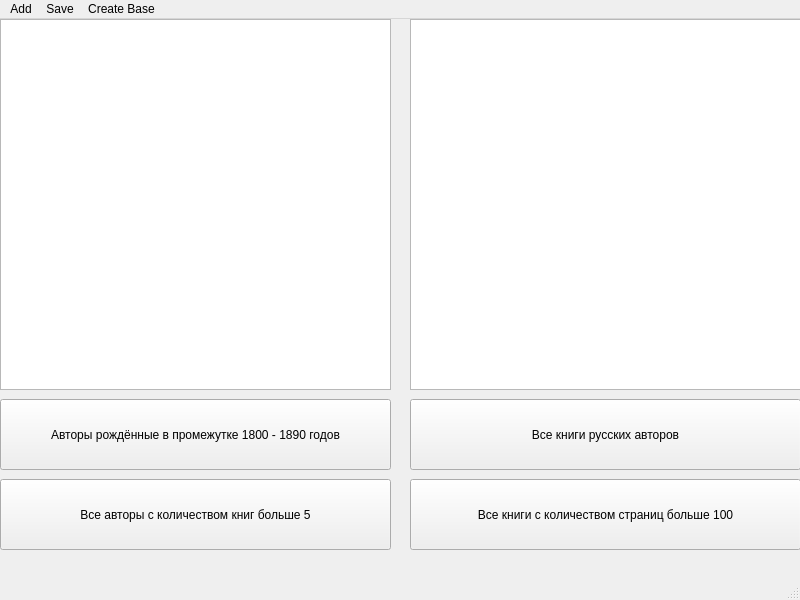
<?xml version="1.0" encoding="UTF-8"?>
<ui version="4.0">
 <class>MainWindow</class>
 <widget class="QMainWindow" name="MainWindow">
  <property name="geometry">
   <rect>
    <x>0</x>
    <y>0</y>
    <width>800</width>
    <height>600</height>
   </rect>
  </property>
  <property name="windowTitle">
   <string>MainWindow</string>
  </property>
  <widget class="QWidget" name="centralwidget">
   <widget class="QListWidget" name="listAuthors">
    <property name="geometry">
     <rect>
      <x>0</x>
      <y>0</y>
      <width>391</width>
      <height>371</height>
     </rect>
    </property>
   </widget>
   <widget class="QListWidget" name="listBook">
    <property name="geometry">
     <rect>
      <x>410</x>
      <y>0</y>
      <width>391</width>
      <height>371</height>
     </rect>
    </property>
   </widget>
   <widget class="QPushButton" name="AuthorsBornInXY">
    <property name="geometry">
     <rect>
      <x>0</x>
      <y>380</y>
      <width>391</width>
      <height>71</height>
     </rect>
    </property>
    <property name="text">
     <string>Авторы рождённые в промежутке 1800 - 1890 годов</string>
    </property>
   </widget>
   <widget class="QPushButton" name="AythorsWithNBooks">
    <property name="geometry">
     <rect>
      <x>0</x>
      <y>460</y>
      <width>391</width>
      <height>71</height>
     </rect>
    </property>
    <property name="text">
     <string>Все авторы с количеством книг больше 5</string>
    </property>
   </widget>
   <widget class="QPushButton" name="RussianBooks">
    <property name="geometry">
     <rect>
      <x>410</x>
      <y>380</y>
      <width>391</width>
      <height>71</height>
     </rect>
    </property>
    <property name="text">
     <string>Все книги русских авторов</string>
    </property>
   </widget>
   <widget class="QPushButton" name="CountPages">
    <property name="geometry">
     <rect>
      <x>410</x>
      <y>460</y>
      <width>391</width>
      <height>71</height>
     </rect>
    </property>
    <property name="text">
     <string>Все книги с количеством страниц больше 100</string>
    </property>
   </widget>
  </widget>
  <widget class="QMenuBar" name="Add">
   <property name="geometry">
    <rect>
     <x>0</x>
     <y>0</y>
     <width>800</width>
     <height>26</height>
    </rect>
   </property>
   <widget class="QMenu" name="menuAdd">
    <property name="title">
     <string>Add</string>
    </property>
    <addaction name="actionAuthor"/>
    <addaction name="actionBook"/>
   </widget>
   <widget class="QMenu" name="menuSave">
    <property name="title">
     <string>Save</string>
    </property>
    <addaction name="actionjson"/>
    <addaction name="actionXML"/>
   </widget>
   <widget class="QMenu" name="Htubcnhfwbzgjkmpjdfntkz">
    <property name="title">
     <string>Create Base</string>
    </property>
    <addaction name="actionCreate"/>
   </widget>
   <addaction name="menuAdd"/>
   <addaction name="menuSave"/>
   <addaction name="Htubcnhfwbzgjkmpjdfntkz"/>
  </widget>
  <widget class="QStatusBar" name="statusbar"/>
  <action name="actionAuthor">
   <property name="text">
    <string>Author</string>
   </property>
  </action>
  <action name="actionBook">
   <property name="text">
    <string>Book</string>
   </property>
  </action>
  <action name="actionjson">
   <property name="text">
    <string>json</string>
   </property>
  </action>
  <action name="actionXML">
   <property name="text">
    <string>XML</string>
   </property>
  </action>
  <action name="actionCreate">
   <property name="text">
    <string>Create</string>
   </property>
  </action>
 </widget>
 <resources/>
 <connections/>
</ui>
